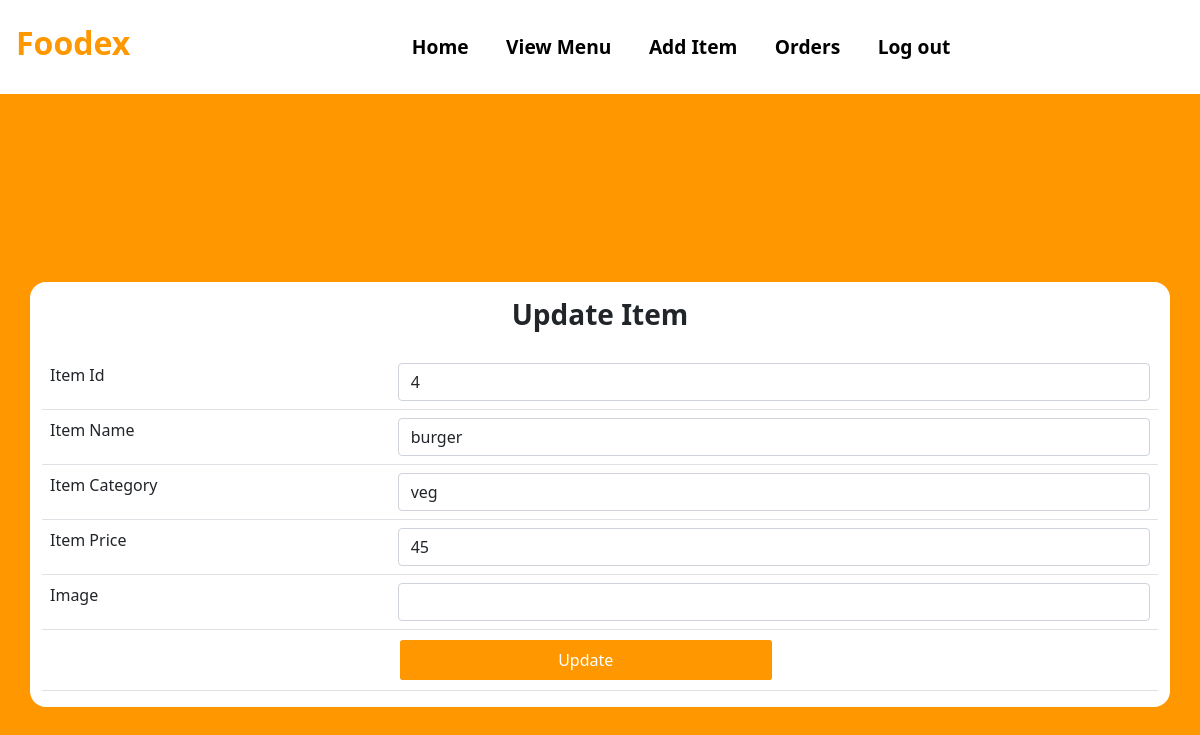
The app's page /Edit-Item?id=4, older data.
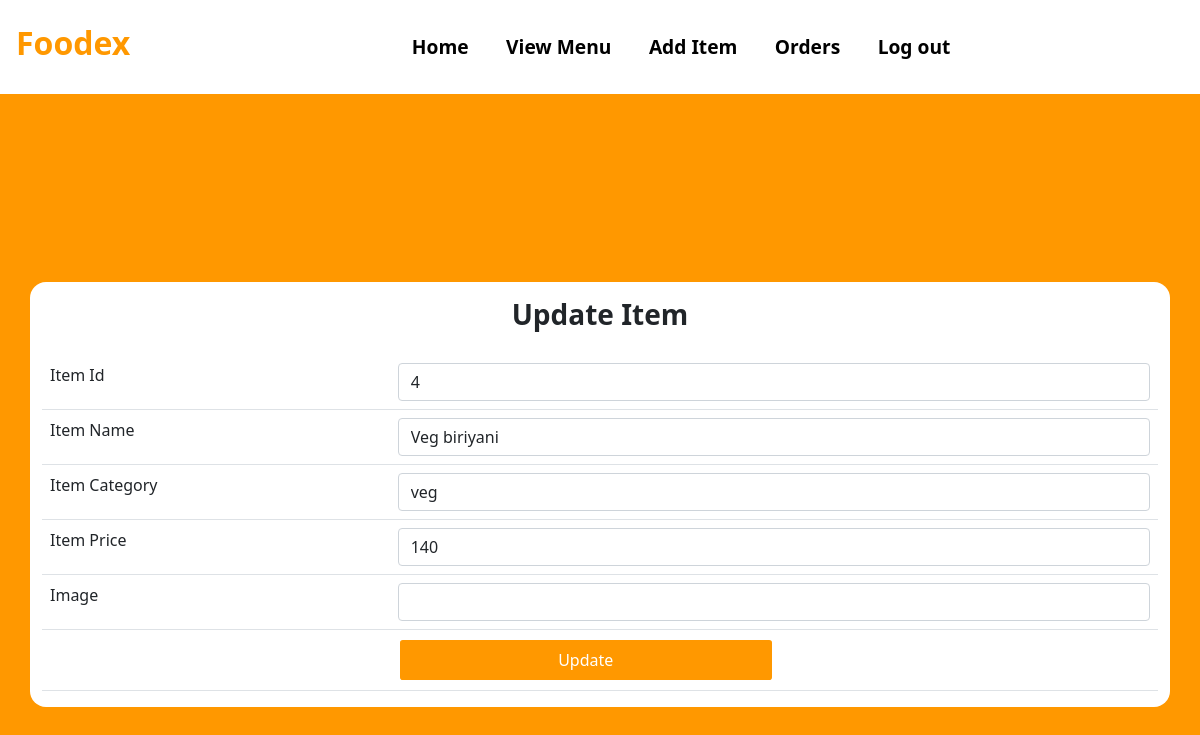
The same page, newer data.
### tables this page shows
CREATE TABLE MENU(
                        ITEM_ID INTEGER PRIMARY KEY AUTOINCREMENT,
                        ITEM_NAME TEXT,
                        ITEM_CATEGORY TEXT,
                        ITEM_PRICE INTEGER,
                        RESTAURANT_ID INTEGER,
                        ITEM_IMAGE TEXT,
                        FOREIGN KEY(RESTAURANT_ID) REFERENCES RESTAURANT(RESTAURANT_ID)
                       );

### app.py (the view)
@app.route("/Edit-Item")
def Edit_Item():
    getid = str(request.args.get('id'))
    cursor = connection.cursor()
    cursor.execute("SELECT * FROM MENU where ITEM_ID=" + getid)
    result = cursor.fetchall()
    return render_template("Update_Menu_Item.html", Item=result)

### templates/Update_Menu_Item.html (shortened to what this page needs)
<!DOCTYPE html>
<html lang="en">
<head>
    <link href="https://cdn.jsdelivr.net/npm/bootstrap@5.1.3/dist/css/bootstrap.min.css" rel="stylesheet">
    <link rel= "stylesheet" type= "text/css" href= "{{ url_for('static',filename='Styles.css') }}">
</head>
<body style="background:#ff9800;">
<nav class="navbar navbar-expand-lg bg-white">
  <h3 class="navbar-brand Logo" style="color:#ff9800;font-size: 2rem;"href="#">Foodex</h3>
    <div class="container nav-bar">
  <div class="collapse navbar-collapse" id="navbarSupportedContent">
    <ul class="navbar-nav mr-auto nav-links">
        <li class="nav-item">
        <a class="nav-link nav-link-btn" href="/Resturant-Dashboard">Home</a>
      </li>
      <li class="nav-item">
        <a class="nav-link nav-link-btn" href="/View-Menu">View Menu</a>
      </li>
      <li class="nav-item">
        <a class="nav-link nav-link-btn" href="/Add-Item">Add Item</a>
      </li>
        <li class="nav-item">
        <a class="nav-link nav-link-btn" href="/Resturant-Orders">Orders</a>
      </li>
        <li class="nav-item">
        <a class="nav-link nav-link-btn" href="/">Log out</a>
      </li>
    </ul>
  </div>
     </div>
</nav>
  <div class="ToCenter">
    <div class="container">
        <div class="row">
            <div class="col">
                <form action="/Update-Item" method="POST">
                    {% for i in Item %}
                    <table class="table">
                      <tr>
                        <h3 class="Logo">Update Item</h3>
                      </tr>
                        <tr>
                            <td>Item Id</td>
                            <td> <input type="text" name="ITEM_ID" class="form-control" value="{{i[0]}}"> </td>
                        </tr>
                        <tr>
                            <td>Item Name</td>
                            <td> <input type="text" name="ITEM_NAME" class="form-control" value="{{i[1]}}"> </td>
                        </tr>
                        <tr>
                            <td>Item Category</td>
                            <td> <input type="text" name="ITEM_CATEGORY" class="form-control" value="{{i[2]}}"> </td>
                        </tr>
                        <tr>
                            <td>Item Price</td>
                            <td> <input type="text" name="ITEM_PRICE" class="form-control" value="{{i[3]}}"> </td>
                        </tr>
                         <tr>
                            <td>Image</td>
                            <td> <input type="text" name="IMAGE" class="form-control"> </td>
                        </tr>
                        <tr>
                            <td></td>
                            <td><button type="submit" class="Submit-btn" style="background:#ff9800;">Update</button></td>
                        </tr>
                    </table>
                    {% endfor %}
                </form>
            </div>
        </div>
    </div>
    </div>
<div class="area" >
          <ul class="circles">
          </ul>
   </div >
</body>
</html>

Row changes from the older to the newer data that the page shows:
changed MENU "veg": ITEM_NAME "burger" → "Veg biriyani"; ITEM_PRICE "45" → "140"
